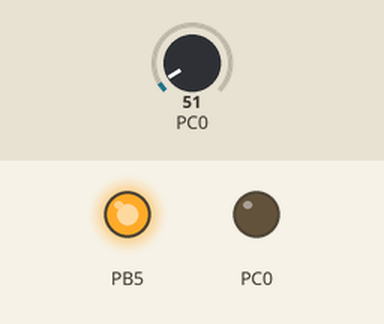
This program was run on a simulated ATmega328P, built with avr-gcc and emulated at 16 MHz. On the bench: output pins drawn as LEDs (lit = HIGH). The inputs (shaded band) are chosen by the test bench; at power-on: PC0 = 51.

Above: at 0.1 s.
Timing chart, 0 to 1.6 s (numbered marks = the images above):
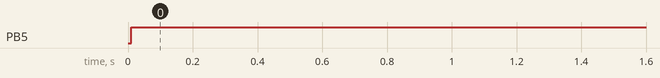

Measured:
- by itself, PB5: LOW → HIGH at 0.01 s

The program:

main.c
```c
/*
 * LM335.c
 *
 * Created: 29/09/2021 17:14:57
 * Author : Alessandro
 */

#ifndef F_CPU
	#define F_CPU 16000000UL // 16 MHz clock speed
#endif

#include <avr/io.h>
#include <avr/interrupt.h>
#include <util/delay.h>

#include "ADC/ADC.h"

int main(void)
{
    cli();

    DDRC |= (1<<DDC0);
    DDRB |= (1<<DDB5);

    ADC_init();

    _delay_ms(10);

    sei();

	while (1)
    {
	    float adcV = ADC_GetData(0)*5.0f/1024.0f;
	    float t_K = adcV * 0.004882812 * 100;
		float t_C = t_K - 2.5 - 273.15;

		if (t_C < 20.0)
		{
			PORTB |= (1<<PORTB5);
		}

    }
}
```

ADC.c
```c
/*
 * ADC.c
 *
 * Created: 23/07/2021 00:08:25
 *  Author: Alessandro
 */

#include "ADC.h"

void ADC_init()
{
	// Output right
	ADMUX &=~ (1<<ADLAR);

	// Voltage Reference
	ADMUX |= (1<<REFS0);
	ADMUX &=~ (1<<REFS1);

	// Freq divisor
	ADCSRA |= (1<<ADPS0);
	ADCSRA |= (1<<ADPS1);
	ADCSRA |= (1<<ADPS2);
}

float ADC_GetData(int canal)
{
	// Selección del canal de l ADC //
	ADMUX &=~  0x0F;
	ADMUX |=  canal;

	// Encendemos en ADC
	ADCSRA |= (1<<ADEN);
	_delay_us(10);	// Esperamos a que caliente

	// Mandamos el muestreo
	ADCSRA |= (1<<ADSC);

	// Esperamos a que muestree, leyendo el flag
	while( !(ADCSRA & (1<<ADIF)) );
	ADCSRA |= (1<<ADIF);	// Reiniciamos el flag

	// Apagamos el ADC
	ADCSRA &=~ (1<<ADEN);

	return ADC;
}
```

ADC.h
```c
/*
 * ADC.h
 *
 * Created: 23/07/2021 00:08:31
 *  Author: Usuario
 */


#ifndef ADC_H_
#define ADC_H_

#include <avr/io.h>
#include <util/delay.h>

void ADC_init();
float ADC_GetData(int canal);

#endif /* ADC_H_ */
```
